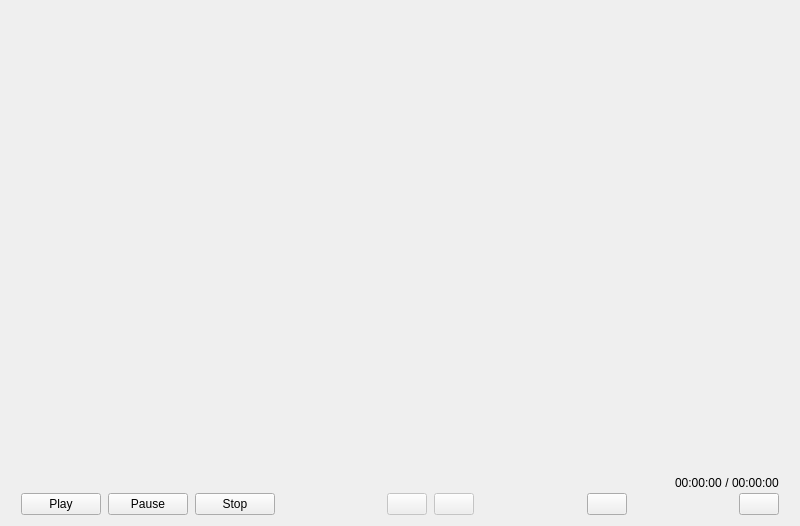
<?xml version="1.0" encoding="UTF-8"?>
<ui version="4.0">
 <class>playerGST</class>
 <widget class="QWidget" name="playerGST">
  <property name="geometry">
   <rect>
    <x>0</x>
    <y>0</y>
    <width>800</width>
    <height>526</height>
   </rect>
  </property>
  <property name="windowTitle">
   <string notr="true"/>
  </property>
  <layout class="QVBoxLayout" name="verticalLayout" stretch="1,0">
   <property name="spacing">
    <number>0</number>
   </property>
   <item>
    <widget class="QLabel" name="label_logo">
     <property name="text">
      <string notr="true"/>
     </property>
     <property name="pixmap">
      <pixmap resource="../screencast.qrc">:/pictures/logo/logo.png</pixmap>
     </property>
     <property name="alignment">
      <set>Qt::AlignCenter</set>
     </property>
    </widget>
   </item>
   <item>
    <widget class="QWidget" name="widget_menuebar" native="true">
     <layout class="QVBoxLayout" name="verticalLayout_3">
      <property name="spacing">
       <number>0</number>
      </property>
      <property name="leftMargin">
       <number>10</number>
      </property>
      <property name="topMargin">
       <number>0</number>
      </property>
      <property name="rightMargin">
       <number>10</number>
      </property>
      <property name="bottomMargin">
       <number>0</number>
      </property>
      <item>
       <layout class="QHBoxLayout" name="horizontalLayout_2">
        <item>
         <spacer name="horizontalSpacer_3">
          <property name="orientation">
           <enum>Qt::Horizontal</enum>
          </property>
          <property name="sizeHint" stdset="0">
           <size>
            <width>40</width>
            <height>20</height>
           </size>
          </property>
         </spacer>
        </item>
        <item>
         <widget class="QLabel" name="label_playbackTime">
          <property name="text">
           <string notr="true">00:00:00</string>
          </property>
         </widget>
        </item>
        <item>
         <widget class="QLabel" name="label_3">
          <property name="text">
           <string notr="true"> / </string>
          </property>
         </widget>
        </item>
        <item>
         <widget class="QLabel" name="label_duration">
          <property name="text">
           <string notr="true">00:00:00</string>
          </property>
         </widget>
        </item>
       </layout>
      </item>
      <item>
       <layout class="QHBoxLayout" name="horizontalLayout">
        <property name="spacing">
         <number>7</number>
        </property>
        <item>
         <widget class="QPushButton" name="pushButtonPlay">
          <property name="text">
           <string>Play</string>
          </property>
          <property name="icon">
           <iconset resource="../screencast.qrc">
            <normaloff>:/pictures/player/start.png</normaloff>:/pictures/player/start.png</iconset>
          </property>
         </widget>
        </item>
        <item>
         <widget class="QPushButton" name="pushButtonPause">
          <property name="enabled">
           <bool>true</bool>
          </property>
          <property name="text">
           <string>Pause</string>
          </property>
          <property name="icon">
           <iconset resource="../screencast.qrc">
            <normaloff>:/pictures/player/pause.png</normaloff>:/pictures/player/pause.png</iconset>
          </property>
         </widget>
        </item>
        <item>
         <widget class="QPushButton" name="pushButtonStop">
          <property name="enabled">
           <bool>true</bool>
          </property>
          <property name="text">
           <string>Stop</string>
          </property>
          <property name="icon">
           <iconset resource="../screencast.qrc">
            <normaloff>:/pictures/player/stop.png</normaloff>:/pictures/player/stop.png</iconset>
          </property>
         </widget>
        </item>
        <item>
         <spacer name="horizontalSpacer">
          <property name="orientation">
           <enum>Qt::Horizontal</enum>
          </property>
          <property name="sizeHint" stdset="0">
           <size>
            <width>40</width>
            <height>20</height>
           </size>
          </property>
         </spacer>
        </item>
        <item>
         <widget class="QPushButton" name="pushButtonFrameBackward">
          <property name="enabled">
           <bool>false</bool>
          </property>
          <property name="text">
           <string notr="true"/>
          </property>
          <property name="icon">
           <iconset resource="../screencast.qrc">
            <normaloff>:/pictures/player/go-previous.png</normaloff>:/pictures/player/go-previous.png</iconset>
          </property>
         </widget>
        </item>
        <item>
         <widget class="QPushButton" name="pushButtonFrameForward">
          <property name="enabled">
           <bool>false</bool>
          </property>
          <property name="text">
           <string notr="true"/>
          </property>
          <property name="icon">
           <iconset resource="../screencast.qrc">
            <normaloff>:/pictures/player/go-next.png</normaloff>:/pictures/player/go-next.png</iconset>
          </property>
         </widget>
        </item>
        <item>
         <spacer name="horizontalSpacer_4">
          <property name="orientation">
           <enum>Qt::Horizontal</enum>
          </property>
          <property name="sizeHint" stdset="0">
           <size>
            <width>40</width>
            <height>20</height>
           </size>
          </property>
         </spacer>
        </item>
        <item>
         <widget class="QPushButton" name="pushButtonOpenFile">
          <property name="text">
           <string notr="true"/>
          </property>
          <property name="icon">
           <iconset resource="../screencast.qrc">
            <normaloff>:/pictures/player/document-open.png</normaloff>:/pictures/player/document-open.png</iconset>
          </property>
         </widget>
        </item>
        <item>
         <spacer name="horizontalSpacer_5">
          <property name="orientation">
           <enum>Qt::Horizontal</enum>
          </property>
          <property name="sizeHint" stdset="0">
           <size>
            <width>40</width>
            <height>20</height>
           </size>
          </property>
         </spacer>
        </item>
        <item>
         <widget class="QPushButton" name="pushButtonMute">
          <property name="text">
           <string notr="true"/>
          </property>
          <property name="icon">
           <iconset resource="../screencast.qrc">
            <normaloff>:/pictures/player/audio-volume-high.png</normaloff>:/pictures/player/audio-volume-high.png</iconset>
          </property>
          <property name="checkable">
           <bool>true</bool>
          </property>
         </widget>
        </item>
       </layout>
      </item>
     </layout>
    </widget>
   </item>
  </layout>
 </widget>
 <resources>
  <include location="../screencast.qrc"/>
 </resources>
 <connections/>
</ui>
